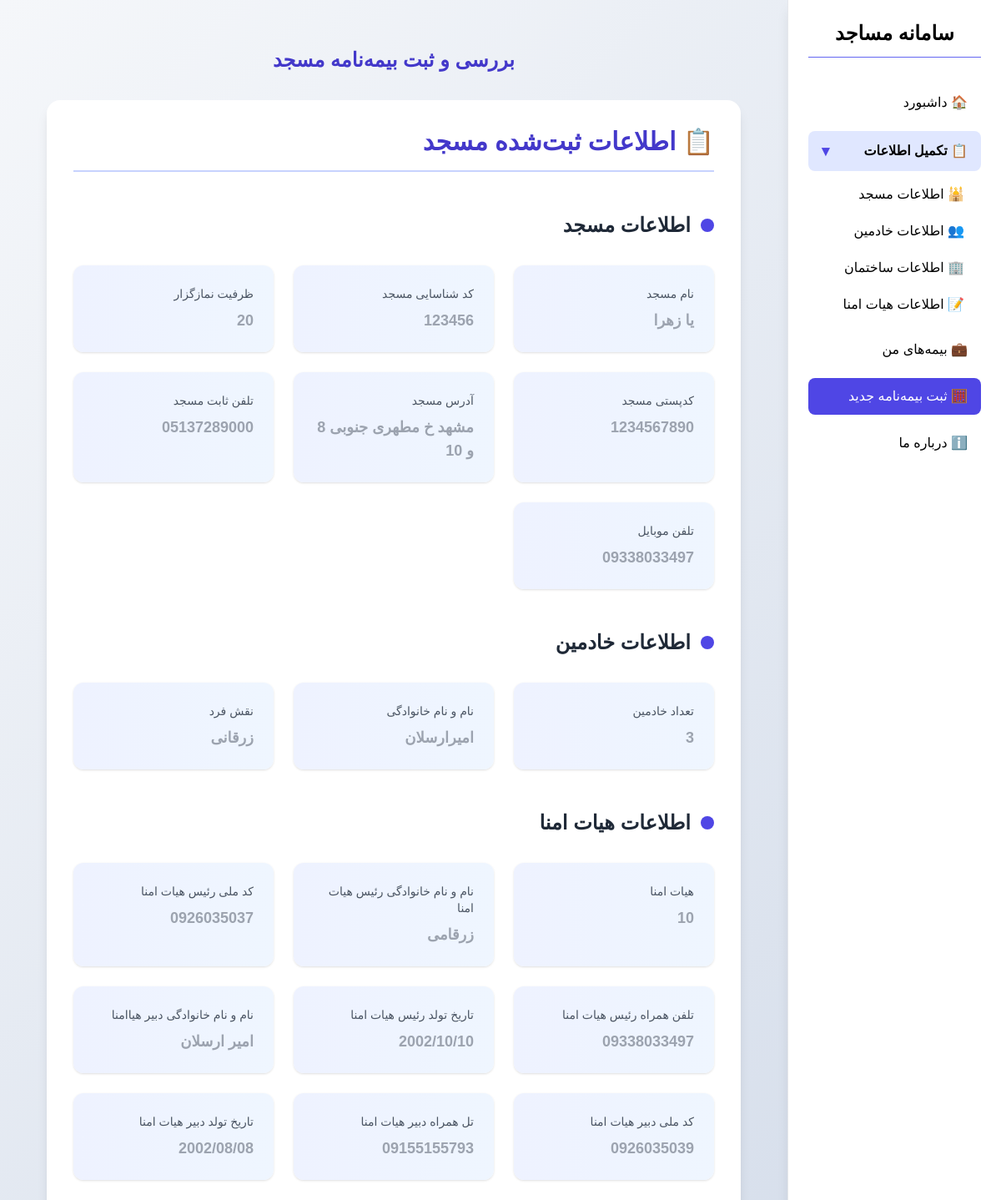
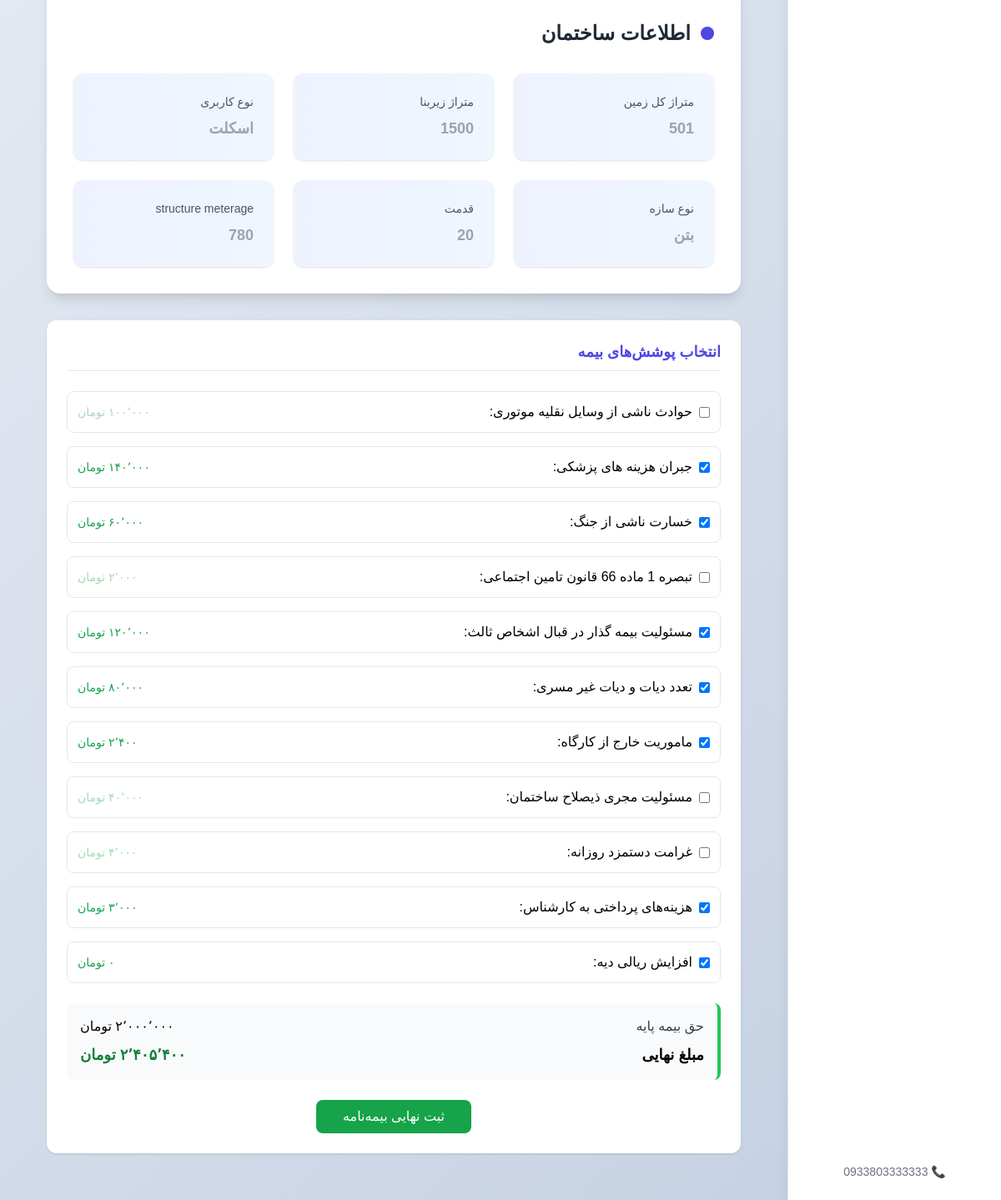
Before: /insurance/ (signed in) with the older database file (2 pictures, top to bottom).
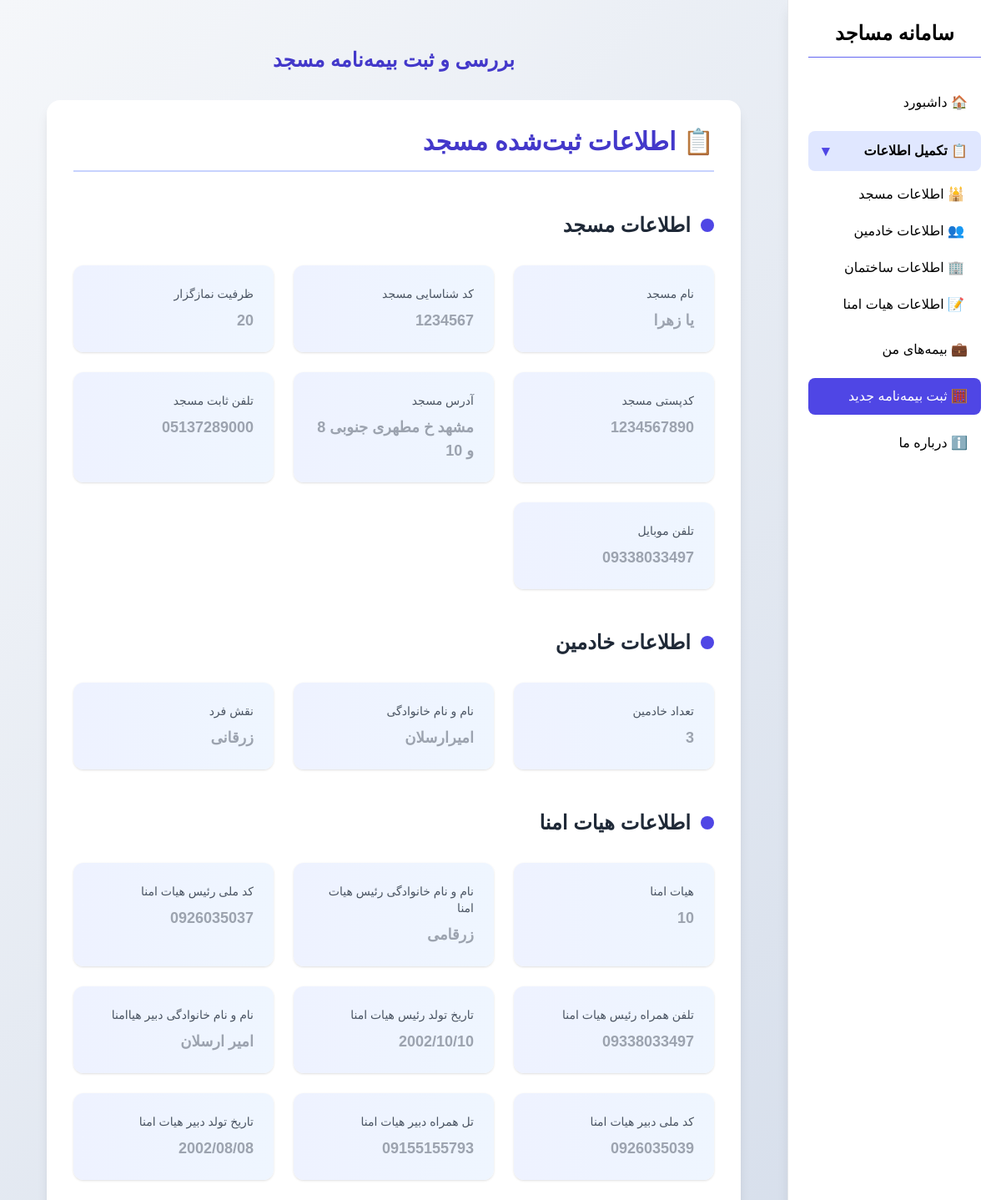
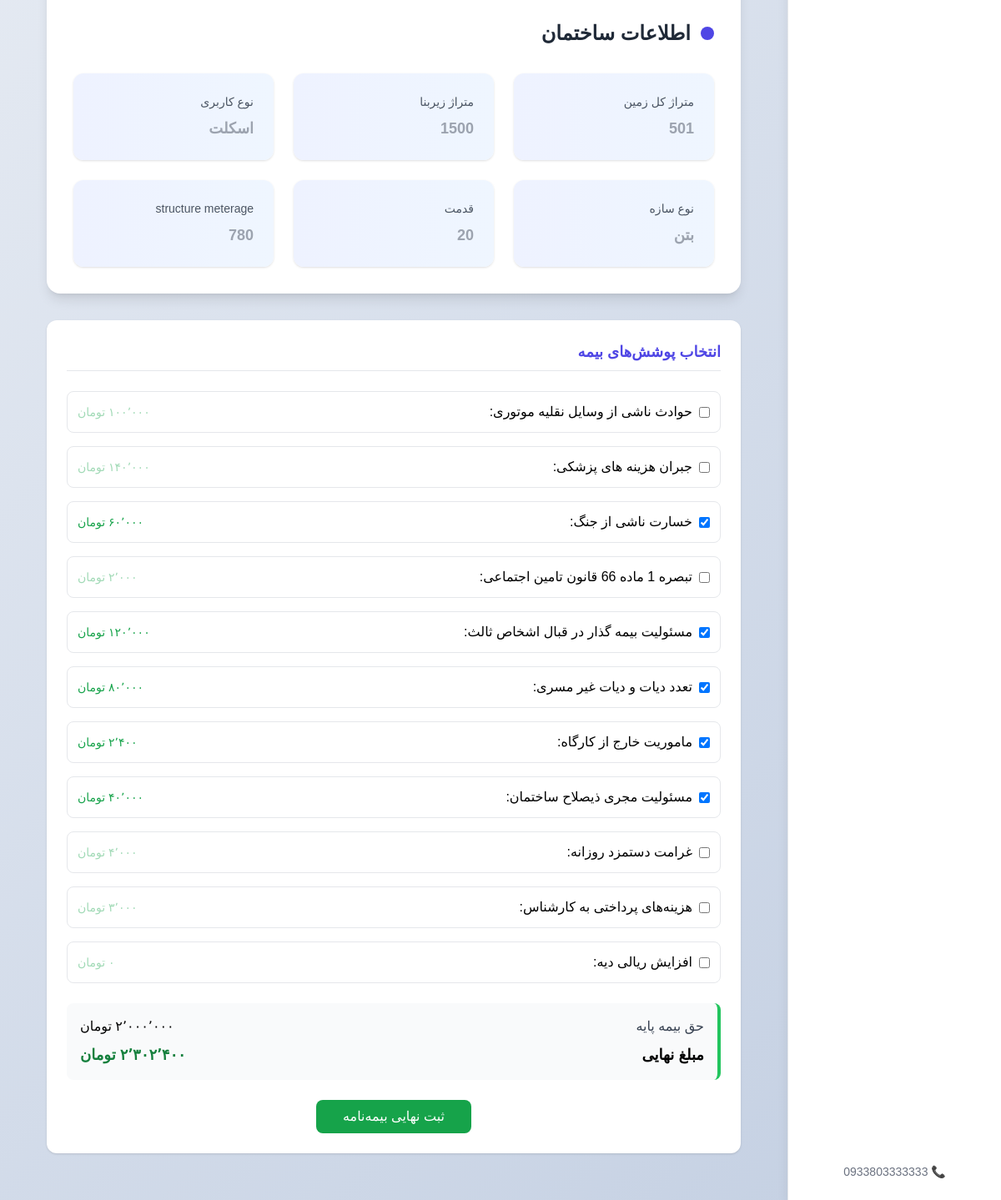
After: the same page with the newer database file (2 pictures, top to bottom).
### forms/models.py (models this page shows, shortened)
class MainRegistration(models.Model):
    registration=models.ForeignKey(Signup,on_delete=models.CASCADE,related_name="mosque",verbose_name="کاربر ثبت کننده")
    mosque_name=models.CharField(max_length=50,verbose_name="نام مسجد")
    mosque_id=models.IntegerField(verbose_name="کد شناسایی مسجد")
    mosque_Capacity=models.IntegerField(validators=[MinValueValidator(10)],verbose_name='ظرفیت نمازگزار')
    mosque_postalcode=models.CharField(verbose_name="کدپستی مسجد",validators=[MinLengthValidator(9)],max_length=11)
    mosque_address=models.CharField(max_length=200,verbose_name="آدرس مسجد")
    mosque_phone=models.CharField(verbose_name="تلفن ثابت مسجد",blank=True,max_length=11,validators=[MinLengthValidator(11)])
    created_phone=models.CharField(verbose_name="تلفن موبایل",max_length=11,validators=[MinLengthValidator(11)],unique=True)
    create_date=models.DateTimeField(auto_now_add=True)
    class Meta:
        verbose_name="لیست مساجد"

class PersonInfo(models.Model):
    registration=models.ForeignKey(MainRegistration,on_delete=models.CASCADE,related_name="persons",verbose_name="خادمین")
    servan_number=models.IntegerField(validators= [MinValueValidator(1)],verbose_name='تعداد خادمین')
    fullname_servan=models.CharField(max_length=30,verbose_name="نام و نام خانوادگی")
    person_role=models.CharField(max_length=60,verbose_name="نقش فرد")
    class Meta:
        verbose_name="لیست خادمین"

class TrusteesBoard(models.Model):
    registration=models.ForeignKey(MainRegistration,on_delete=models.CASCADE,related_name="TrusteesBoard")
    number_TrusteesBoard=models.IntegerField(validators=[MinValueValidator(1),MaxValueValidator(15)],verbose_name=" هیات امنا")
    boss_fullname=models.CharField(verbose_name="نام و نام خانوادگی رئیس هیات امنا")
    boss_nationalcode=models.CharField(max_length=10,verbose_name="کد ملی رئیس هیات امنا")
    boss_phone=models.CharField(max_length=11,verbose_name="تلفن همراه رئیس هیات امنا")
    boss_birthday=models.DateField(verbose_name="تاریخ تولد رئیس هیات امنا")
    secretary_fullname=models.CharField(verbose_name="نام و نام خانوادگی دبیر هیاامنا")
    secretary_nationalcode=models.CharField(max_length=10,verbose_name="کد ملی دبیر هیات امنا")
    secretary_phone=models.CharField(max_length=11,verbose_name="تل همراه دبیر هیات امنا")
    secretary_birthday=models.DateField(verbose_name="تاریخ تولد دبیر هیات امنا")
    class Meta:
        verbose_name="هیات امنا"

class BuildingInformation(models.Model):
    registration=models.ForeignKey(MainRegistration,on_delete=models.CASCADE,related_name="building",verbose_name="بنا")
    total_land_area=models.IntegerField(validators=[MinValueValidator(50),MaxValueValidator(10000)],verbose_name="متراژ کل زمین")
    total_bulding_area=models.IntegerField(validators=[MinValueValidator(50),MaxValueValidator(10000)],verbose_name="متراژ زیربنا")
    user_type=models.CharField(max_length=25,verbose_name="نوع کاربری")#قابل تکرار
    structure_type=models.CharField(max_length=25,verbose_name="نوع سازه")#قابل تکرار
    structure_age=models.IntegerField(validators=[MinValueValidator(0),MaxValueValidator(60)],verbose_name="قدمت")#قابل تکرار
    structure_meterage=models.IntegerField(validators=[MinValueValidator(40),MaxValueValidator(10000)])#قابل تکرار
    class Meta:
        verbose_name="اطلاعات ساختمان"

### Insurance/models.py (models this page shows, shortened)
class Coverage(models.Model):
    signup = models.OneToOneField(
        Signup,
        on_delete=models.CASCADE,
        related_name="coverage"
    )
    vahanele_motori = models.BooleanField(default=False)  # حوادث ناشی از وسایل نقلیه موتوری
    hazine_pezezhki = models.BooleanField(default=False)  # جبران هزینه های پزشکی
    jange_az_sanavi = models.BooleanField(default=False)  # خسارت ناشی از جنگ
    tabareh_66 = models.BooleanField(default=False)       # تبصره 1 ماده 66 قانون تامین اجتماعی
    masouliat_ashkhas_sevom = models.BooleanField(default=False)  # مسئولیت در قبال اشخاص ثالث
    tedad_diyat = models.BooleanField(default=False)      # تعدد دیات و دیات غیر مسری
    mamooriat_kharej = models.BooleanField(default=False) # مأموریت خارج از کارگاه
    masouliat_mojri = models.BooleanField(default=False)  # مسئولیت مجری ذیصلاح ساختمان
    gharamat_roozane = models.BooleanField(default=False) # غرامت دستمزد روزانه
    hazine_kargoshay = models.BooleanField(default=False) # هزینه‌های پرداختی به کارشناس
    tabareh_66_person = models.DecimalField(max_digits=12, decimal_places=2, null=True, blank=True)
    tabareh_66_total = models.DecimalField(max_digits=12, decimal_places=2, null=True, blank=True)
    mamooriat_kharej_person = models.DecimalField(max_digits=12, decimal_places=2, null=True, blank=True)
    mamooriat_kharej_total = models.DecimalField(max_digits=12, decimal_places=2, null=True, blank=True)
    gharamat_roozane_person = models.DecimalField(max_digits=12, decimal_places=2, null=True, blank=True)
    gharamat_roozane_total = models.DecimalField(max_digits=12, decimal_places=2, null=True, blank=True)
    hazine_kargoshay_person = models.DecimalField(max_digits=12, decimal_places=2, null=True, blank=True)
    hazine_kargoshay_total = models.DecimalField(max_digits=12, decimal_places=2, null=True, blank=True)
    DIE_CHOICES = [
        ("1", "حداکثر یکسال"),
        ("2", "حداکثر دو سال"),
        ("3", "حداکثر سه سال"),
    ]
    die_increase = models.BooleanField(default=False)
    die_increase_option = models.CharField(max_length=1, choices=DIE_CHOICES, null=True, blank=True)

### Insurance/views.py (the view)
# urls.py: path('',views.newinsurance_view,name='insurance'),
def newinsurance_view(request):
    signup = get_signup_from_session(request)
    if not signup:
        messages.error(request, "ابتدا وارد شوید!")
        return redirect('login')
    data = get_all_data_for_signup(request)
    if not data:
        messages.error(request, "ابتدا اطلاعات مسجد را تکمیل کنید")
        return redirect('mainform')
    coverage_instance = Coverage.objects.filter(signup=signup).first()
    is_endorsement = request.GET.get('endorsement') == 'true' # if ==true ?endorsement=true
    main=get_main_for_signup(request)
    if not main :
        messages.error(request,"اطلاعات مسجد را تکمیل نمایید")
    building=main.building.first()
    base_price = BaseCalculator().calculate(building)
    detail, total = {}, 0
    if coverage_instance:
        calculator = CoverageCalculator(base_price, coverage_instance)
        detail, total = calculator.calculate()
    if request.method == 'POST':
        form = Coverage_Form(request.POST, instance=coverage_instance)
        if form.is_valid():
            form.save()
            messages.success(request, "اطلاعات با موفقیت ثبت شد")
            return redirect('/')  # یا همان صفحه
    else:
        form = Coverage_Form(instance=coverage_instance)
    rates = {
        'vahanele_motori': 0.05,  # 5%
        'hazine_pezezhki': 0.07,  # 7%
        'jange_az_sanavi': 0.03,  # 3%
        'masouliat_ashkhas_sevom': 0.06,  # 6%
        'tedad_diyat': 0.04,  # 4%
        'masouliat_mojri': 0.02,  # 2%
        'tabareh_66': 0.001,  # 0.1%
        'mamooriat_kharej': 0.0012,  # 0.12%
        'gharamat_roozane': 0.002,  # 0.2%
        'hazine_kargoshay': 0.0015,  # 0.15%
        'die_increase_multipliers': {
            '1': 0.03,  # حداکثر یکسال
            '2': 0.05,  # حداکثر دو سال
            '3': 0.08,  # حداکثر سه سال
        }
    }
    return render(request, 'showdata.html', {
        'data': data,
        'form': form,
        'coverage_instance': coverage_instance,
        'is_endorsement': is_endorsement,
        'detail': detail,
        'total': total,
        'base_price': base_price if base_price > 0 else 1000000,
        'rates': rates,
    })

### Insurance/templates/showdata.html (shortened to what this page needs)
{% extends "base.html" %}
{% block content %}
<div class="max-w-5xl mx-auto p-6 space-y-8">
    <h1 class="text-2xl font-bold text-center text-indigo-700">
        بررسی و ثبت بیمه‌نامه مسجد
    </h1>
<section class="bg-white rounded-2xl shadow-lg p-8 space-y-12">
    <h2 class="text-3xl font-bold text-indigo-700 border-b-2 border-indigo-200 pb-4">
        📋 اطلاعات ثبت‌شده مسجد
    </h2>
    {% for section_title, section_data in data.data.items %}
        <div class="space-y-8">
            <h3 class="text-2xl font-semibold text-gray-800 flex items-center gap-3">
                <span class="w-4 h-4 bg-indigo-600 rounded-full"></span>
                {{ section_title }}
            </h3>
            {% if section_data.items and not section_data.0 %}
                <div class="grid grid-cols-1 md:grid-cols-2 lg:grid-cols-3 gap-6">
                    {% for key, value in section_data.items %}
                        <div class="bg-gradient-to-r from-indigo-50 to-blue-50 rounded-xl p-6 shadow hover:shadow-xl transition">
                            <p class="text-sm font-medium text-gray-600 mb-2">
                                {{ key }}
                            </p>
                            <p class="text-lg font-bold text-gray-400">
                                {% if value %}
                                    {% if value.year %}
                                        {{ value|date:"Y/m/d" }}
                                    {% else %}
                                        {{ value }}
                                    {% endif %}
                                {% else %}
                                    —
                                {% endif %}
                            </p>
                        </div>
                    {% endfor %}
                </div>
            {% else %}
                {% if section_data %}
                    <div class="space-y-6">
                        {% for record in section_data %}
                            <div class="grid grid-cols-1 md:grid-cols-2 lg:grid-cols-3 gap-6">
                                {% for key, value in record.items %}
                                    <div class="bg-gradient-to-r from-indigo-50 to-blue-50 rounded-xl p-6 shadow hover:shadow-xl transition">
                                        <p class="text-sm font-medium text-gray-600 mb-2">
                                            {{ key }}
                                        </p>
                                        <p class="text-lg font-bold text-gray-400">
                                            {% if value %}
                                                {% if value.year %}
                                                    {{ value|date:"Y/m/d" }}
                                                {% else %}
                                                    {{ value }}
                                                {% endif %}
                                            {% else %}
                                                —
                                            {% endif %}
                                        </p>
                                    </div>
                                {% endfor %}
                            </div>
                        {% endfor %}
                    </div>
                {% else %}
                    <p class="text-gray-500 italic text-lg">
                        هیچ موردی ثبت نشده است.
                    </p>
                {% endif %}
            {% endif %}
        </div>
    {% endfor %}
</section>
    <section class="bg-white rounded-xl shadow p-6 space-y-6">
        <h2 class="text-lg font-semibold text-indigo-600 border-b pb-2">
            انتخاب پوشش‌های بیمه
        </h2>
        <form method="POST">
            <div class="space-y-4">
                {% for field in form %}
                    {% if field.field.widget.input_type == "checkbox" %}
                        <div class="flex justify-between items-center border rounded-lg p-3">
                            <div class="flex items-center gap-2">
                                {{ field }}
                                {{ field.label_tag }}
                            </div>
                            <span
                                class="price text-sm font-medium text-green-600"
                                data-name="{{ field.name }}"
                            >
                            </span>
                        </div>
                    {% endif %}
                {% endfor %}
            </div>
            <div class="mt-6 p-4 bg-gray-50 rounded-lg space-y-2 border-r-4 border-green-500">
                <div class="flex justify-between">
                    <span class="text-gray-700">حق بیمه پایه</span>
                    <span id="base-price" class="font-medium"></span>
                </div>
                <div class="flex justify-between text-lg font-bold">
                    <span>مبلغ نهایی</span>
                    <span id="total-price" class="text-green-700"></span>
                </div>
            </div>
            <div class="text-center mt-6">
                <button
                    type="submit"
                    class="px-8 py-2 bg-green-600 text-white rounded-lg hover:bg-green-700"
                >
                    ثبت نهایی بیمه‌نامه
                </button>
            </div>
        </form>
    </section>
</div>
{% endblock %}

### templates/base.html (shortened to what this page needs)
{% load static %}
<!DOCTYPE html>
<html lang="fa" dir="rtl">
<head>
  <script src="https://cdn.tailwindcss.com"></script>
  <link rel="stylesheet" href="{% static 'css/style.css' %}">
</head>
<body class="bg-gray-100 flex min-h-screen">
  <aside class="w-64 bg-white shadow-lg border-l border-gray-200 p-6 flex flex-col justify-between fixed h-full right-0">
    <div>
      <h1 class="text-2xl font-bold mb-8 text-center border-b border-indigo-500 pb-3">
        سامانه مساجد
      </h1>
      <nav class="space-y-3">
        <a href="/" class="block py-2.5 px-4 rounded-lg hover:bg-indigo-600 transition {% if request.path == '/' %}bg-indigo-600 text-white{% endif %}">
          🏠 داشبورد
        </a>
        <details open class="mb-3">
          <summary class="cursor-pointer py-2.5 px-4 rounded-lg bg-indigo-100 hover:bg-indigo-200 font-semibold flex items-center justify-between">
            <span>📋 تکمیل اطلاعات</span>
            <span class="text-indigo-600 text-lg">▾</span>
          </summary>
          <div class="pl-4 space-y-1 mt-2">
            <a href="{% url 'mainform' %}"
               class="block py-2 px-5 rounded hover:bg-indigo-600 hover:text-white transition {% if '/mainform/' in request.path %}bg-indigo-600 text-white{% endif %}">
              🕌 اطلاعات مسجد
            </a>
            <a href="{% url 'personform' %}"
               class="block py-2 px-5 rounded hover:bg-indigo-600 hover:text-white transition {% if '/personform/' in request.path %}bg-indigo-600 text-white{% endif %}">
              👥 اطلاعات خادمین
            </a>
            <a href="{% url 'buildform' %}"
               class="block py-2 px-5 rounded hover:bg-indigo-600 hover:text-white transition {% if '/buildform/' in request.path %}bg-indigo-600 text-white{% endif %}">
              🏢 اطلاعات ساختمان
            </a>
            <a href="{% url 'boardform' %}"
               class="block py-2 px-5 rounded hover:bg-indigo-600 hover:text-white transition {% if '/boardform/' in request.path %}bg-indigo-600 text-white{% endif %}">
              📝 اطلاعات هیات امنا
            </a>
          </div>
        </details>
        <a href="{% url 'myinsurance' %}"
          class="block py-2.5 px-4 rounded-lg hover:bg-indigo-600 transition {% if '/myinsurance/' in request.path %}bg-indigo-600 text-white{% endif %}">
          💼 بیمه‌های من
        </a>
        <a href="{% url 'insurance' %}"
          class="block py-2.5 px-4 rounded-lg hover:bg-indigo-600 transition {% if '/insurance/' in request.path %}bg-indigo-600 text-white{% endif %}">
          🧮 ثبت بیمه‌نامه جدید
        </a>
        <a href="/about/" class="block py-2.5 px-4 rounded-lg hover:bg-indigo-600 transition {% if '/about/' in request.path %}bg-indigo-600 text-white{% endif %}">
          ℹ️ درباره ما
        </a>
      </nav>
    </div>
    <div class="text-center text-gray-500 text-sm mt-8">
      📞 0933803333333
    </div>
  </aside>
  <main class="flex-1 p-8 mr-64">
    {% block content %}{% endblock %}
  </main>
</body>
</html>

Changed rows visible on the page:
changed Coverage: hazine_pezezhki "☑" → "☐"; masouliat_mojri "☐" → "☑"; hazine_kargoshay "☑" → "☐"; die_increase "☑" → "☐"
Other visible differences:
text written by a page script: "۲٬۴۰۵٬۴۰۰ تومان" → "۲٬۳۰۲٬۴۰۰ تومان"
list line gone: "کد شناسایی مسجد 123456"
new list line: "کد شناسایی مسجد 1234567"
